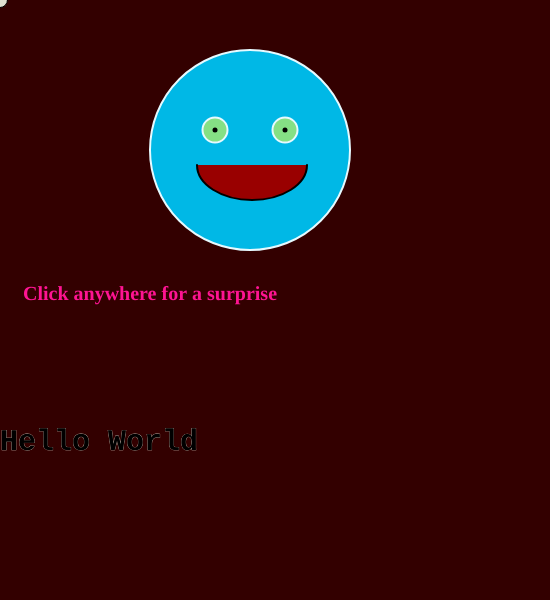
Frame 1 (no input)
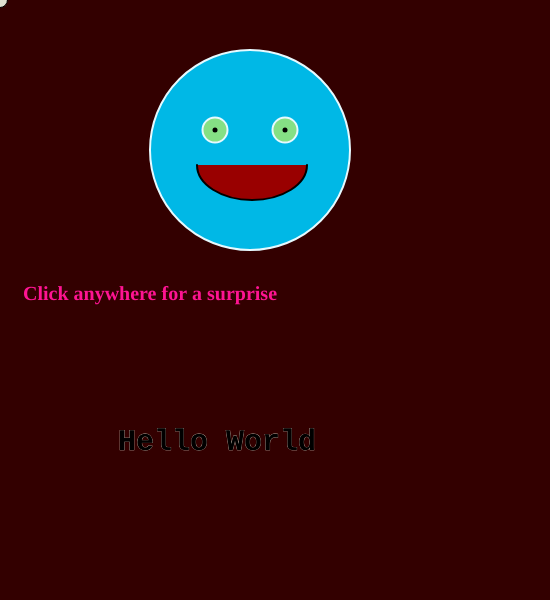
Frame 60 (no input)
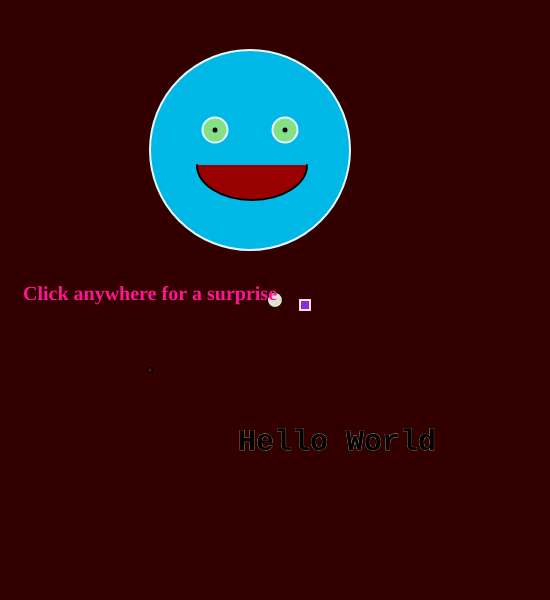
Frame 120 (the mouse pressed at the canvas centre since frame 60)

The p5.js sketch that drew these frames (run headless with seeded random() and noise() and a simulated clock; from frame 60 on, the mouse is pressed at the canvas centre):

// p5.js sketch
// ── sketch.js

var diam1=0;
var textx=0;
var diam2=0;

function setup() {
  	createCanvas(550,600);
}

function draw() {
  	background("#330000");
  	fill("#00b8e6");
  	stroke("#e6faff");
  	strokeWeight(2);
  	ellipse(250,150,200,200);
  	fill("#85e085");
  	ellipse(215,130,25,25);
  	ellipse(285,130,25,25);
  	fill("#000000");
  	noStroke();
  	ellipse(215,130,5,5);
  	ellipse(285,130,5,5);
  	fill("#990000");
  	stroke("#000000");
  	arc(252,165,110,70,0, PI / 1.0);
  	ellipse(150,370,diam1,diam1);
  	fill("#8A2BE2");
  	stroke("#ffe4c4");
  	rect(300,300,diam2,diam2);
  	fill("#e0e0d1");
  	stroke("#000000");
  	strokeWeight(1);
  	ellipse(mouseX,mouseY,15,15);
  	fill("#000000");
  	stroke("#e0e0d1");
  	strokeWeight(0.5);
  	textSize(30);
  	textFont("Courier");
  	textStyle(BOLD);
  	textAlign(LEFT);
  	text("Hello World",textx,450);
  	if(textx>600){     
     textx = 0;   
  }
  	else{     
     textx=textx + 2;   
  }
  fill("#ff1493");
  noStroke();
  textSize(20);
  textFont("Times New Roman");
  textAlign(CENTER);
  text("Click anywhere for a surprise",150,300);
  	console.log(diam1);
  }

function mousePressed(){
	if(diam1>50){
		diam1=0;
	}
	else {
		diam1=diam1+3;
	}
	diam1=diam1+2;

	if(diam2>40)
	{
		diam2=0;
	}
	else {
		diam2=diam2+10;
	}
}
// ── gallery.html
<html>
	<head>
		<title>Gallery</title>
	</head>

	<body>
		<center>
		<h1>Gallery</h1>
		<link href="style.css" rel="stylesheet"
		type="text/css"/>
		<a href="index.html">Home</a> | 
		<a href="me.html">About Me</a> | 
		<a href="work.html">My Work</a>
		</center>

		<center>
		<img src="images/IMG_6080.jpg" alt="Photo of me" height="400px">
		<img src="images/IMG_1716.jpg" alt="Photo of me" height="400px">
		<img src="images/IMG_53821.jpg" alt="Photo of me" height="400px">
		<br> 
		<p>Just a few pictures of me :)
		</p>

		<img src="images/IMG_9853.jpg" alt="Co-workers" height="500px">
		<br>
		<p> My favorite picture of all times, my co-workers and managers for Thanksgiving 2018.
		</p> 
	</center>
	<br>

	<p align="center" style="color: violet">Copyright	©	2020 Natalia Cruz	- All	Rights	Reserved	</p>
		

	</body>
</html>
// ── me.html
<html>
	<head>
		<title>About Me</title>
	</head>

	<body>

		<link href="style.css" rel="stylesheet"
		type="text/css"/>
		<h1 align="center"> About Me</h1>
		<center>
		<a href="index.html">Home</a> | 
		<a href="gallery.html">Gallery</a> | 
		<a href="work.html">My Work</a>
		</center>
		<br>

		
		<img src="images/IMG_5381.jpg" alt="Just me in the city" height="600px" align="left" />
	
		<section>
		<p>My name is Natalia Cruz. I am 27 years old <br>
		working full time and going to school part time. <br>
		My current classes are Intro to Mulitmedia, <br>
		Intro to Operating System, and Computer Programming.<br>
		I am having so much fun in these classes, and <br>always learning something new. When I'm not in <br>school I am working. I work in a resturtant as <br>
		both a host and a server. I've been in the same <br> company for nearly 3 years. This has been by far <br>
		my favorite job. I started as a simple barista. I <br>
		made so much coffee in my time as well as connect <br>
		with my regulars. 

		</p>
	</section>
		<br>
		<footer>
		<p align="center" style="color: violet">Copyright	©	2020 Natalia Cruz	- All	Rights	Reserved	</p>
		</footer>

	</body>
</html>
// ── style.css
body {
	background: #777777;
	padding: 30px;

}
h1 {
	color: #FFFFFF;
	font-family: Helvetica;
	letter-spacing: -3px;
	text-decoration: underline;
	text-shadow: 3px 3px 6px lightslategray;
}
h2 {
	color: #FFFFFF;
	font-family: Helvetica;
	font-size: 40px;
	letter-spacing: -3px;
	text-decoration: overline;
	text-shadow: 4px -2px 7px black;
}
a {
	color: #FFFFFF;
	font-size: 15px;
	font-family: Times New Roman;
	letter-spacing: 2px;
	text-decoration: line-through;
	text-shadow: 2px 2px 7px red;
}
a:hover {
	color: #FF0000;
	font-size: 17px;
	font-family: Times New Roman;
	text-decoration: underline;
	text-transform: uppercase;
	letter-spacing: -2px;
}
p {
	font-family: Courier;
	font-size: 17px;
	letter-spacing: -1px;
	word-spacing: -5px;
}
ul {
	font-family: Courier;
	font-size: 17px;
	letter-spacing: -1px;
	word-spacing: -3px;
}
div {
	border-style: solid;
	border-width: 1px;
	margin-left: 30px;
	margin-right: 30px;
	padding-left: 55px;
	padding-right: 55px;
}
// ── work.html
<html>
	<head>
		<title>My Work</title>
	</head>

	<body>
		<center>
		<h1>My Work&hearts;</h1>
		<link href="style.css" rel="stylesheet"
		type="text/css"/>
		<a href="index.html">Home</a> | 
		<a href="me.html">About Me</a> |
		<a href="gallery.html">Gallery</a>
		</center>
		<p>Some of the things I've been working on.</p>
		<div style="margin-bottom:60px;">
		<h2 align="center"> Raster </h2>
		<a href="file:///C:/Users/natib/Documents/eportfolio/images/Natalia_selfportrait_vf.jpg">
		<img src="images/Natalia_selfportrait_vf.jpg" alt="Self Portrait" height="380px" align="left">
		</a>
		<br>
		
		<p>My very first project was a selfie raster.<br>
		I decided to use this picture, along with a <br>
		picture of a forest sunset. I chose this picture<br>
		smipling because it was the only picture of me <br>
		with out a filter already applied. The background<br>
		of the forset was because I love the view of nature.<br>
		This project brought me lots of nostalgia. When<br>
		I was about 14, back in 2007, I first started<br>
		using Photoshop. I was editing pictures of my <br>
		favorite band for a blog page, and I did this until<br>
		I was probably 16, maybe 17. Totally an amateur <br>
		thing but it was definitely fun for me. Coming <br>
		back to Photoshop was totally a challenage because<br>
		I left like I forgot everything. This however was <br>
		definitely fun.
		</div>

		<br>
		<div style="margin-bottom: 300px;">
		<h2 align="center">Vector</h2>
		
		<a href="file:///C:/Users/natib/Documents/eportfolio/images/Nataliaselfie_vector.png">
		<img src="images/Nataliaselfie_vector.png" alt="my vector project" width="400px" align="right">
		</a>

		<p>My second project was a vector project. We had the<br>
		option of doing this or with a picture of ourselves<br>
		I decided on this. I wanted to play around with the<br>
		shapes and see what I could create.
		</p>
		</div>
		<br>
		<div style="margin-bottom: 190px;">
		<h2 align="center"> Gif Animation</h2>
		
			<a href="file:///C:/Users/natib/Documents/eportfolio/images/Natalia_sunGIF.gif">
	<img src="images/Natalia_sunGIF.gif" alt="my gif project" width="400px" align="left"></a>

	<br>
	<p>This is my unfinished GIF project. The idea to this<br>
		was to kind of to turn the night view of the city<br>
		into a bright, colorful, and animated view.</p>
		</div>
		<br>
		<div>
		<h2 align="center">Audio</h2>
		 
			
	<p align="left">This is my audio porject. This one was a little<br>
		harder for me just because I based it on my everyday<br>
		life. I decided to record my morning routine from<br>
		waking up, to me heading to work, to what I do <br>
		everyday at work. The hardest part for me was <br>
		remembering to actually record. I will admit, I skipped<br>
		a chunk of my job, simpling because I work breakfast<br>
		and unfortunately during this time it was our slow <br>
		season so no fun action. The action starts during <br>
		lunch when I have to host. However I was able to capture<br>
		a preshift conversation between my co-workers and I.<br>
		During this time we usually joke around as much as <br>
		possible before we get hit with our lunch rush. Usually<br>
		after that time I am speaking to customers constantly<br>
		and walking all over the resturtant seating everyone<br>
		and just helping out.
	</p>
	 <audio controls src="Natalia Project/Natalia Project/Natalia_Recording/Natalias_Morning.mp3">
      Your browser does not support the audio element.
    </audio>
	<p> CLick the play button</p></div>

	<div style="margin-bottom: 50px;">
		<h2 align="center">P5.java</h2>
		<center><a href="file:///D:/natib/School2020/MMP100-1500/eportfolio/p5%20project/p5/empty-example/index.html"> CLick me for the P5 project </a></center>
	</div>
	<br>
	<div>
	<h2 align="center">Final Project</h2>
	
		<p>
			<a href="file:///D:/natib/School2020/MMP100-1500/eportfolio/Project/index.html">
		<img src="Project/images/click.jpg" alt="My clickable p5" width="700" align="left"> </a>
		<section>
		<p>My very last project that I worked on for the semester. Please click the picture to see my final project</p></section>
	</div>


	<footer>
	<p align="center" style="color: violet">Copyright	©	2020 Natalia Cruz	- All	Rights	Reserved	</p>
</footer>
		
	
	</body>
</html>
